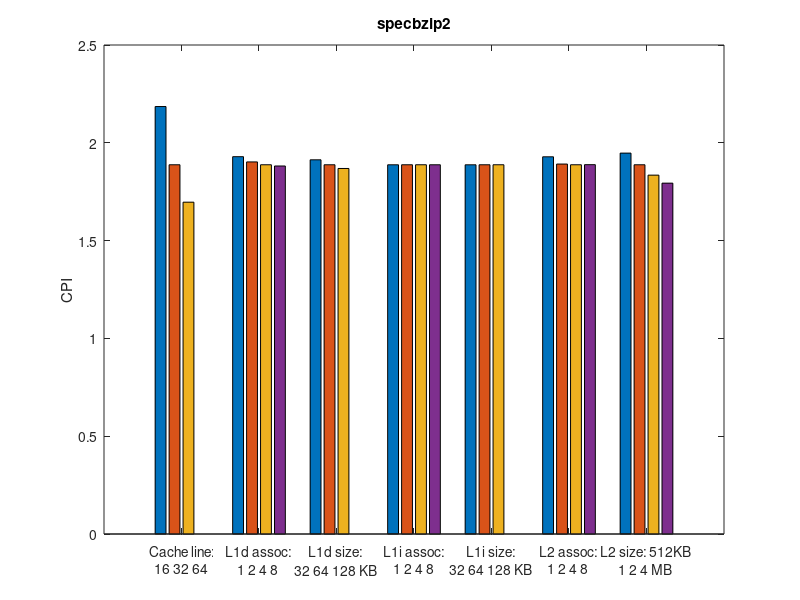
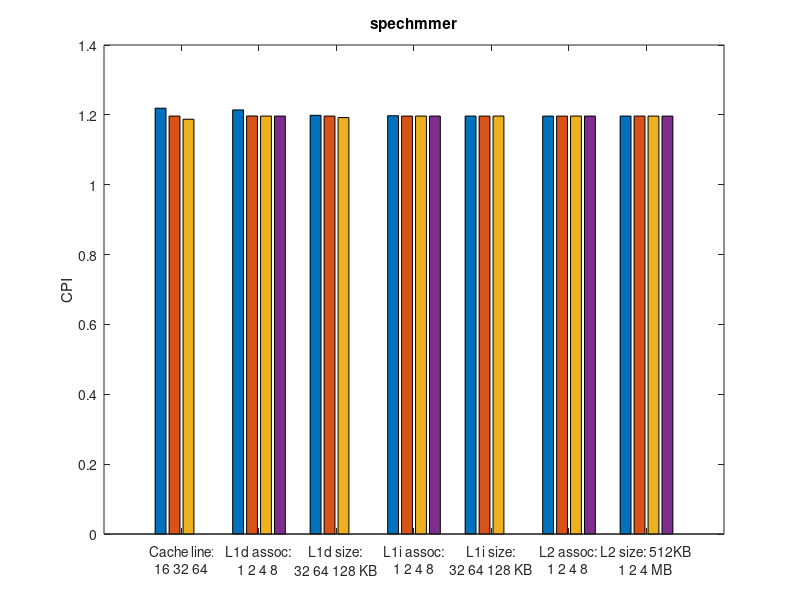
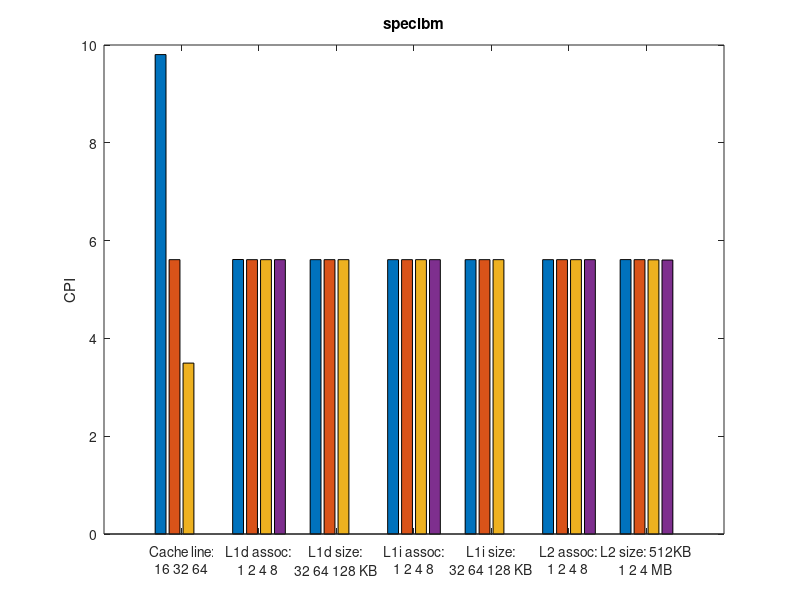
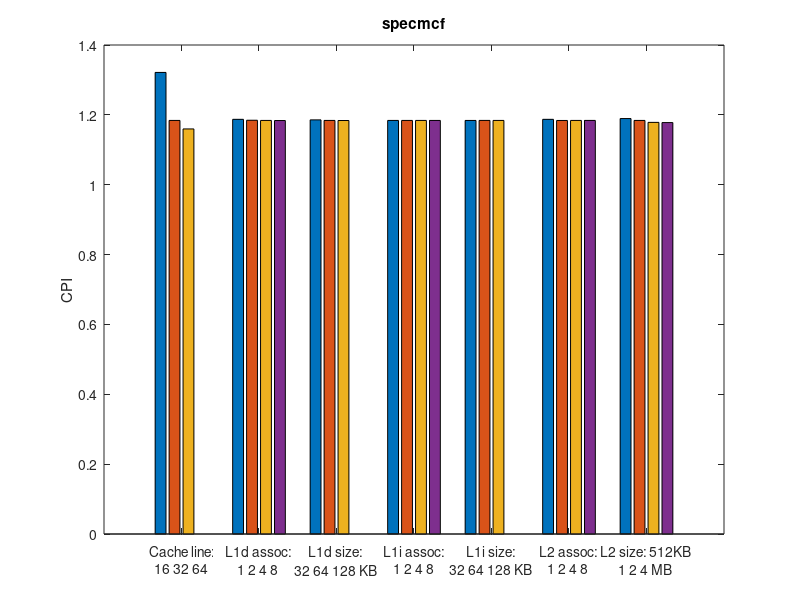

Write MATLAB code to recreate these figures, in order.
function void = make_graphs()
	spec = {"specbzip2" "spechmmer" "speclbm" "specmcf" "specjeng"};

	data = importdata("importdata.txt");
	data = data(:,1);
	for i=1:5
		cpi = data(1 +25*(i-1) : 25*i ,1);
		cpi = [ [cpi(1:3); 0] cpi(4:7) [cpi(8:10); 0] cpi(11:14) [cpi(15:17); 0] cpi(18:21) cpi(22:25) ];
		cpi = transpose(cpi);
		bar(cpi);
		ylabel("CPI");
		title(spec{i});
		set(gca, "XTickLabel", {"Cache line:\n16 32 64", "L1d assoc:\n1 2 4 8", "L1d size:\n32 64 128 KB", "L1i assoc:\n1 2 4 8", "L1i size:\n32 64 128 KB", "L2 assoc:\n1 2 4 8", "L2 size: 512KB\n1 2 4 MB"});
		print(spec{i},"-dsvg");
	end
	close all;
end
